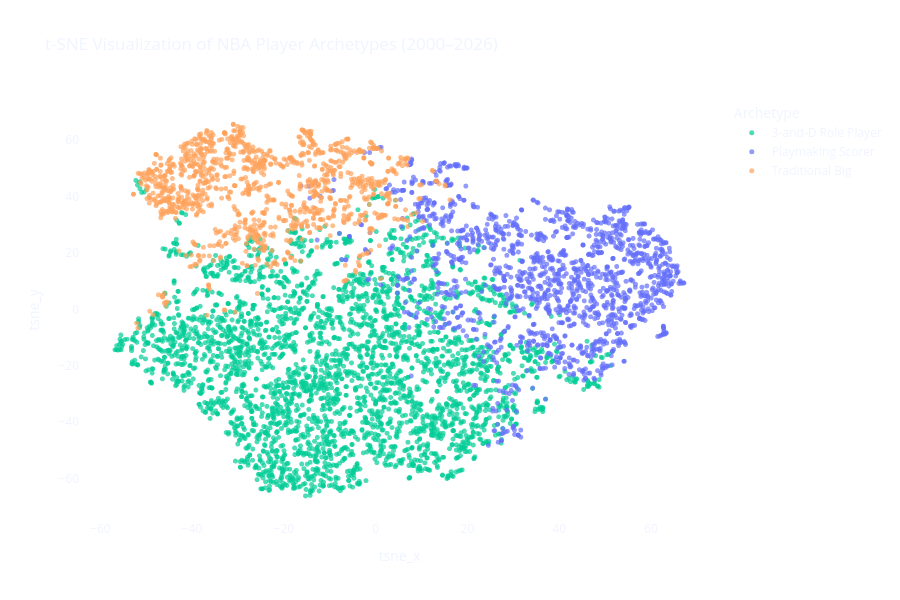

This figure's notebook cell:
### Markdown cell above
**Cluster Heatmap:** Each row represents one of three data-driven archetypes 
identified by K-Means clustering. The color intensity shows normalized performance 
(0-1 scale) while the numbers show actual averages. Playmaking Scorers dominate 
in points, assists, and three-point attempts. Traditional Bigs lead in rebounds, 
blocks, and defensive impact. 3-and-D Role Players occupy the middle ground — 
still shooting threes but with lower usage and scoring responsibility.

### Code cell
from sklearn.manifold import TSNE

# Run t-SNE on scaled features
tsne = TSNE(n_components=2, random_state=42, perplexity=40, max_iter=1000)
tsne_coords = tsne.fit_transform(X_scaled)

cluster_df["tsne_x"] = tsne_coords[:, 0]
cluster_df["tsne_y"] = tsne_coords[:, 1]

# Plot with Plotly for interactivity
import plotly.express as px

fig_tsne = px.scatter(
    cluster_df,
    x="tsne_x",
    y="tsne_y",
    color="archetype",
    hover_name="player",
    hover_data={"season": True, "pos": True, "pts_per_game": ":.1f",
                "ast_per_game": ":.1f", "tsne_x": False, "tsne_y": False},
    color_discrete_map={
        "Playmaking Scorer": "#636EFA",
        "3-and-D Role Player": "#00CC96",
        "Traditional Big": "#FFA15A"
    },
    title="t-SNE Visualization of NBA Player Archetypes (2000–2026)",
    labels={"archetype": "Archetype"},
    opacity=0.7,
    height=600
)
fig_tsne.update_traces(marker=dict(size=5))
fig_tsne.update_layout(
    hovermode="closest",
    paper_bgcolor="rgba(0,0,0,0)",
    plot_bgcolor="rgba(0,0,0,0)",
    font=dict(color="#f0f4ff")
)
fig_tsne.show()

### Figure 1 — Plotly figure (JSON) as saved in the notebook; plotly's stock layout.template omitted (floating-point values rounded to 4 significant figures; data arrays with more than 128 entries replaced by an {"elided": "..."} marker saying what was removed)
{"data": [{"customdata": {"elided": "3333x4 mixed values"}, "hovertemplate": "<b>%{hovertext}</b><br><br>Archetype=3-and-D Role Player<br>season=%{customdata[0]}<br>pos=%{customdata[1]}<br>pts_per_game=%{customdata[2]:.1f}<br>ast_per_game=%{customdata[3]:.1f}<extra></extra>", "hovertext": {"elided": "3333 str values"}, "legendgroup": "3-and-D Role Player", "marker": {"color": "#00CC96", "opacity": 0.7, "size": 5, "symbol": "circle"}, "mode": "markers", "name": "3-and-D Role Player", "showlegend": true, "type": "scattergl", "x": {"elided": "3333 float values"}, "xaxis": "x", "y": {"elided": "3333 float values"}, "yaxis": "y"}, {"customdata": {"elided": "1507x4 mixed values"}, "hovertemplate": "<b>%{hovertext}</b><br><br>Archetype=Playmaking Scorer<br>season=%{customdata[0]}<br>pos=%{customdata[1]}<br>pts_per_game=%{customdata[2]:.1f}<br>ast_per_game=%{customdata[3]:.1f}<extra></extra>", "hovertext": {"elided": "1507 str values"}, "legendgroup": "Playmaking Scorer", "marker": {"color": "#636EFA", "opacity": 0.7, "size": 5, "symbol": "circle"}, "mode": "markers", "name": "Playmaking Scorer", "showlegend": true, "type": "scattergl", "x": {"elided": "1507 float values"}, "xaxis": "x", "y": {"elided": "1507 float values"}, "yaxis": "y"}, {"customdata": {"elided": "1132x4 mixed values"}, "hovertemplate": "<b>%{hovertext}</b><br><br>Archetype=Traditional Big<br>season=%{customdata[0]}<br>pos=%{customdata[1]}<br>pts_per_game=%{customdata[2]:.1f}<br>ast_per_game=%{customdata[3]:.1f}<extra></extra>", "hovertext": {"elided": "1132 str values"}, "legendgroup": "Traditional Big", "marker": {"color": "#FFA15A", "opacity": 0.7, "size": 5, "symbol": "circle"}, "mode": "markers", "name": "Traditional Big", "showlegend": true, "type": "scattergl", "x": {"elided": "1132 float values"}, "xaxis": "x", "y": {"elided": "1132 float values"}, "yaxis": "y"}], "layout": {"font": {"color": "#f0f4ff"}, "height": 600, "hovermode": "closest", "legend": {"title": {"text": "Archetype"}, "tracegroupgap": 0}, "paper_bgcolor": "rgba(0,0,0,0)", "plot_bgcolor": "rgba(0,0,0,0)", "title": {"text": "t-SNE Visualization of NBA Player Archetypes (2000–2026)"}, "xaxis": {"anchor": "y", "domain": [0, 1], "title": {"text": "tsne_x"}}, "yaxis": {"anchor": "x", "domain": [0, 1], "title": {"text": "tsne_y"}}}}
